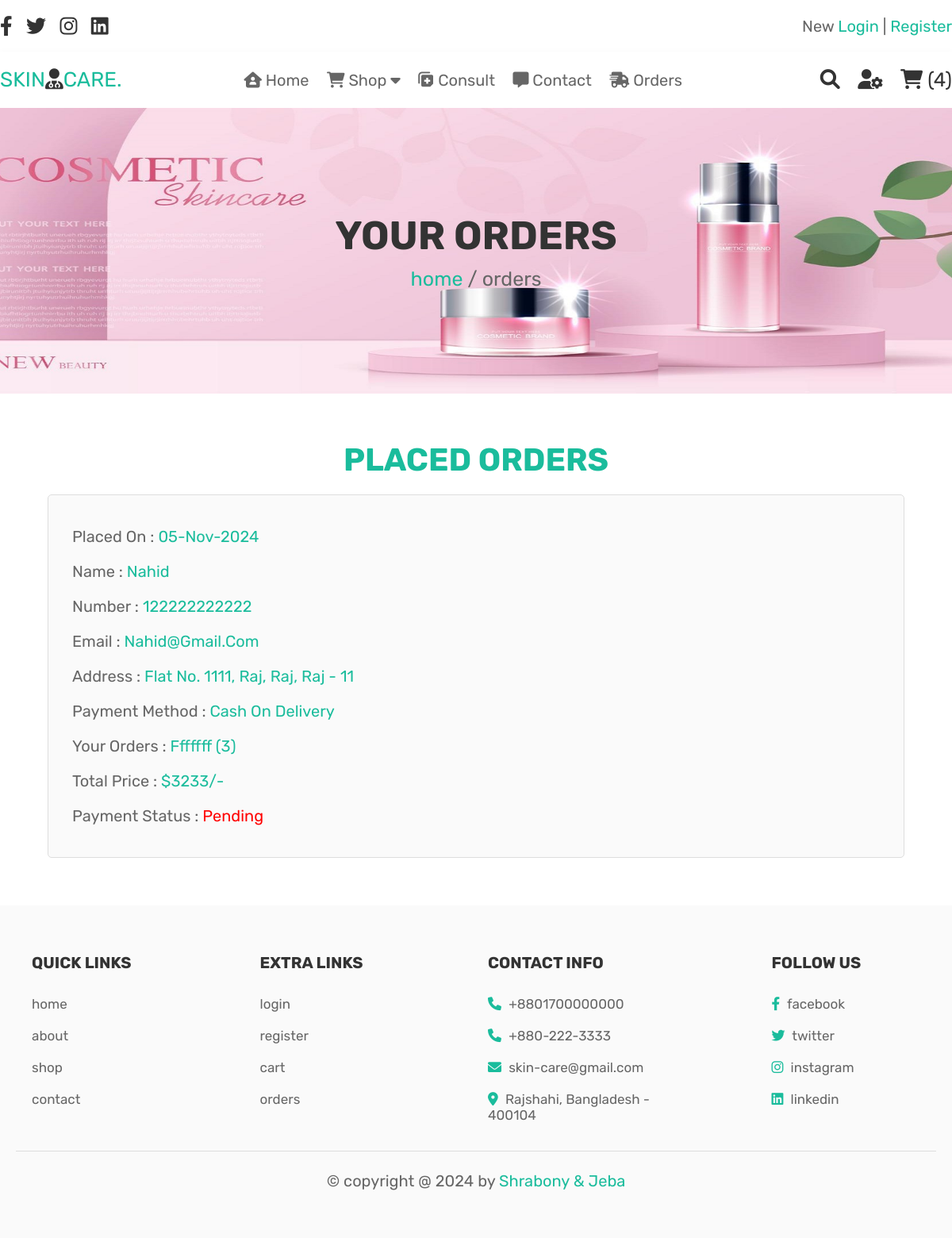
Screenshot of /orders.php (signed in) with the database file from the repository.
### tables this page shows
CREATE TABLE `orders` (
  `id` int(100) NOT NULL,
  `user_id` int(100) NOT NULL,
  `name` varchar(100) NOT NULL,
  `number` varchar(12) NOT NULL,
  `email` varchar(100) NOT NULL,
  `method` varchar(50) NOT NULL,
  `address` varchar(500) NOT NULL,
  `total_products` varchar(1000) NOT NULL,
  `total_price` int(100) NOT NULL,
  `placed_on` varchar(50) NOT NULL,
  `payment_status` varchar(20) NOT NULL DEFAULT 'pending'
);

### orders.php (the view, shortened to what this page needs)
<?php
include 'config.php';
$user_id = $_SESSION['user_id'];
?>
<!DOCTYPE html>
<html lang="en">
<head>
   <link rel="stylesheet" href="https://cdnjs.cloudflare.com/ajax/libs/font-awesome/6.0.0/css/all.min.css">
   <link rel="stylesheet" href="css/style.css">
</head>
<body>
<?php include 'header.php'; ?>
<div class="heading">
   <h3>your orders</h3>
   <p> <a href="home.php">home</a> / orders </p>
</div>
<section class="placed-orders">
   <h1 class="title">placed orders</h1>
   <div class="box-container">
      <?php
         $order_query = mysqli_query($conn, "SELECT * FROM `orders` WHERE user_id = '$user_id'") or die('query failed');
         if(mysqli_num_rows($order_query) > 0){
            while($fetch_orders = mysqli_fetch_assoc($order_query)){
      ?>
      <div class="box">
         <p> placed on : <span><?php echo $fetch_orders['placed_on']; ?></span> </p>
         <p> name : <span><?php echo $fetch_orders['name']; ?></span> </p>
         <p> number : <span><?php echo $fetch_orders['number']; ?></span> </p>
         <p> email : <span><?php echo $fetch_orders['email']; ?></span> </p>
         <p> address : <span><?php echo $fetch_orders['address']; ?></span> </p>
         <p> payment method : <span><?php echo $fetch_orders['method']; ?></span> </p>
         <p> your orders : <span><?php echo $fetch_orders['total_products']; ?></span> </p>
         <p> total price : <span>$<?php echo $fetch_orders['total_price']; ?>/-</span> </p>
         <p> payment status : <span style="color:<?php if($fetch_orders['payment_status'] == 'pending'){ echo 'red'; }else{ echo 'green'; } ?>;"><?php echo $fetch_orders['payment_status']; ?></span> </p>
         </div>
      <?php
       }
      }else{
         echo '<p class="empty">no orders placed yet!</p>';
      }
      ?>
   </div>
</section>
<?php include 'footer.php'; ?>
</body>
</html>

### css/style.css (style rules this page uses)
:root { --green-sea:#1abc9c; --red:#c0392b; --blue:#3498db; --black:#333; --white:#fff; --light-color:#666; --light-white:#ccc; --light-bg:#fafafa; --border:.1rem solid #ddd; --box-shadow:0 .5rem 1rem rgba(0,0,0,.1); }
* { font-family: 'Rubik', sans-serif; margin:0; padding:0; box-sizing: border-box; outline: none; border:none; text-decoration: none; transition:all .2s linear; }
html { font-size: 62.5%; overflow-x: hidden; }
section { padding:3rem 2rem; }
.title { text-align: center; margin-bottom: 2rem; text-transform: uppercase; color:var(--black); font-size: 4rem; }
.heading { min-height: 45vh; display: flex; flex-flow: column; align-items: center; justify-content: center; gap:1rem; background: url(../images/heading-bg.webp) no-repeat; background-size: cover; background-position: top center; text-align: center; }
.heading h3 { font-size: 5rem; color:var(--black); text-transform: uppercase; }
.heading p { font-size: 2.5rem; color:var(--light-color); }
.heading p a { color:var(--green-sea); }
.placed-orders { padding: 60px; }
.placed-orders h1 { color: var(--green-sea); }
.placed-orders .box-container { max-width: 1200px; margin:0 auto; display:flex; flex-wrap: wrap; align-items: center; gap:1.5rem; }
.placed-orders .box-container .box { flex:1 1 40rem; border-radius: .5rem; padding:3rem; border:var(--border); background-color: var(--light-bg); }
.placed-orders .box-container .box p { padding:1rem 0; font-size: 2rem; color:var(--light-color); text-transform: capitalize; }
.placed-orders .box-container .box p span { color:var(--green-sea); }

### rows the page displays
orders: placed_on "05-Nov-2024", name "Nahid", number "122222222222", email "Nahid@gmail.com", address "Flat No. 1111, Raj, Raj, Raj - 11", method "Cash On Delivery", total_products "Fffffff (3)", total_price "3233", payment_status "Pending"

### other values shown
$cart_rows_number "4"
